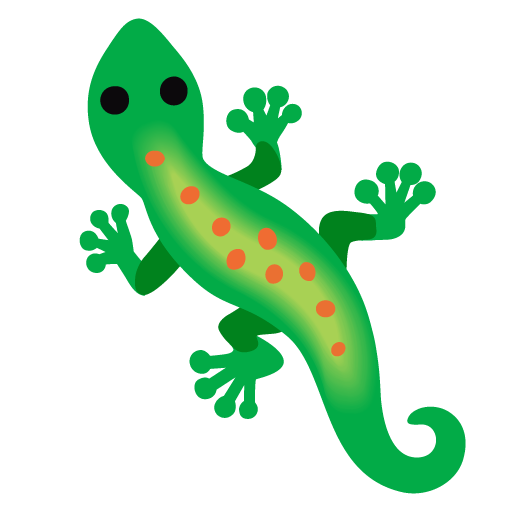
#> input picture phase3/npa/data/lizard_u1f98e.png, 512 x 512 px; its folder holds only this picture in this run
$ python test_agnostic.py
#> lines starting #> are read from the running program, lines starting #| are printed output that depends on the picture; after the words box and inside, x2 and y2 are one past the last pixel; in counts of white or black regions, pixels touching at a corner belong together
### phase3/npa/lab/agnostic.py
"""Task 2b (shape-agnostic healing): the shapes, the swarms sampled from them, and the score.

Nothing about a shape is stored in the weights. A swarm is sampled from a coloured mask: the particle POSITIONS
are the shape and the COLOUR channels (last three state channels, colour = s[-3:] + 0.5) hold its pattern.
The reference picture is the swarm at its start, rendered with target.splat, so any shape works.

Shape sources
    emoji        TRAIN_EMOJI (training) and HELDOUT_EMOJI (evaluation), loaded from lab/shapes.py's PNGs
    procedural   proc_shape(seed): 2-5 discs / ellipses / thick segments (branches), 0-3 holes, a smooth random colour
                 field with optional stripes. Training uses seeds >= 1000, the held-out suite uses seeds 0..19.

Every shape is a (128, 128) bool mask and a (128, 128, 3) float rgb picture covering [-1, 1]^2 (row 0 is y = +1).

Density normalisation. target.splat draws one blob per particle and, given `total`, rescales the picture as if the cloud
had that many points. For the lizard target total = 4096 points at one point per target pixel, so the density inside
the shape is about 1 (the IoU threshold 0.5 relies on this). Here total = mask area / PIXEL^2, the number of target-pixel
sized cells in the shape, so the density inside is about 1 for every shape whatever n is. (With total = n the density
would be about PIXEL^2 / spacing^2, around 0.2, and the IoU threshold would never fire.) `shape_total` computes it and
`score` takes it as an argument (default: the number of particles, which is the literal alternative).
"""

import sys
from collections import deque
from functools import lru_cache
from pathlib import Path

import jax
import jax.numpy as jnp
import numpy as np
from PIL import Image

HERE = Path(__file__).resolve().parent
sys.path.insert(0, str(HERE.parent))
sys.path.insert(0, str(HERE))
import npa  # noqa: E402
import shapes  # noqa: E402
import target as tgt  # noqa: E402

FRAME = 128
PIXEL = 2.0 / 124           # the lizard target's pixel: the same blob width for every shape
ZOOM = 0.8                  # the picture covers [-1/ZOOM, 1/ZOOM]^2 around the swarm's mean (about 29% of shapes reach past 1.0 from it);
                            # the blob width in world units is still PIXEL, only the picture is wider
GRID = 128                  # side of the picture the loss compares (training default; the evaluator may differ)
ALPHA_MIN = 0.4             # an emoji pixel counts as shape above this opacity
MARGIN = 0.92               # a procedural shape's longer side is scaled to span 2 * MARGIN of the frame
MIN_HALF_WIDTH = 0.05       # thinnest branch: half-width 0.05 = a thickness of 0.05 of the 2-wide frame

TRAIN_EMOJI = ("star", "bone", "fish", "cactus", "anchor", "wrench", "ring", "key")
HELDOUT_EMOJI = ("lizard", "butterfly", "octopus", "donut", "snowflake")
HELDOUT_PROC_SEEDS = tuple(range(20))
TRAIN_PROC_MIN_SEED = 1000

# genus of the held-out procedural seeds, as computed by genus(proc_shape(seed)[0]); test_agnostic.py checks the table
PROC_GENUS = {
    0: 0, 1: 3, 2: 1, 3: 1, 4: 0, 5: 0, 6: 2, 7: 0, 8: 2, 9: 0,
    10: 0, 11: 2, 12: 3, 13: 3, 14: 3, 15: 1, 16: 1, 17: 2, 18: 1, 19: 3,
}

_AX = -1.0 + (np.arange(FRAME) + 0.5) * 2.0 / FRAME
PX = np.broadcast_to(_AX[None, :], (FRAME, FRAME)).astype(np.float32)        # world x of every pixel centre
PY = np.broadcast_to(-_AX[:, None], (FRAME, FRAME)).astype(np.float32)       # world y (rows run downward)


# =============================================================================
# Topology
# =============================================================================
def _label(mask, eight):
    """Connected components of a bool image by flood fill. Returns (labels, count); background is 0."""
    h, w = mask.shape
    lab = np.zeros((h, w), np.int32)
    nbrs = [(-1, 0), (1, 0), (0, -1), (0, 1)] + ([(-1, -1), (-1, 1), (1, -1), (1, 1)] if eight else [])
    count = 0
    for r0, c0 in zip(*np.nonzero(mask)):
        if lab[r0, c0]:
            continue
        count += 1
        lab[r0, c0] = count
        queue = deque([(r0, c0)])
        while queue:
            r, c = queue.popleft()
            for dr, dc in nbrs:
                rr, cc = r + dr, c + dc
                if 0 <= rr < h and 0 <= cc < w and mask[rr, cc] and not lab[rr, cc]:
                    lab[rr, cc] = count
                    queue.append((rr, cc))
    return lab, count


def n_pieces(mask):
    """Number of connected pieces of the shape (8-connected)."""
    return _label(mask, True)[1]


# [4 lines left out: function genus, not called in this run]


# =============================================================================
# Emoji
# =============================================================================
def _inpaint(rgb, mask, iters=12):
    """Fill the colours outside the mask with the average of coloured neighbours, so bilinear lookups at the rim are clean."""
    rgb, known = rgb.copy(), mask.copy()
    for _ in range(iters):
        if known.all():
            break
        acc, cnt = np.zeros_like(rgb), np.zeros(mask.shape, np.float32)
        for dr in (-1, 0, 1):
            for dc in (-1, 0, 1):
                k = np.roll(known, (dr, dc), (0, 1))
                acc += np.roll(rgb * known[..., None], (dr, dc), (0, 1))
                cnt += k
        fill = ~known & (cnt > 0)
        rgb[fill] = acc[fill] / cnt[fill][:, None]
        known = known | fill
    return rgb


def _clean(mask, speck=6):
    """Drop tiny pieces and fill tiny holes left by anti-aliasing."""
    lab, k = _label(mask, True)
    for i in range(1, k + 1):
        if (lab == i).sum() < speck * 2:
            mask = mask & (lab != i)
    padded = np.pad(~mask, 1, constant_values=True)
    lab, k = _label(padded, False)
    for i in range(1, k + 1):
        comp = lab == i
        if comp.sum() < speck and not comp[0].any() and not comp[-1].any() and not comp[:, 0].any() and not comp[:, -1].any():
            padded = padded & ~comp
    return ~padded[1:-1, 1:-1]


@lru_cache(maxsize=None)
def _emoji(name):
    img = Image.open(shapes.path(name)).convert("RGBA")
    side = max(img.size)
    canvas = Image.new("RGBA", (side, side), (0, 0, 0, 0))
    canvas.paste(img, ((side - img.width) // 2, (side - img.height) // 2))
    arr = np.asarray(canvas.resize((FRAME, FRAME), Image.LANCZOS), dtype=np.float32) / 255.0
    mask = _clean(arr[..., 3] >= ALPHA_MIN)
    rgb = _inpaint(arr[..., :3], mask)
    mask.flags.writeable = rgb.flags.writeable = False
    return mask, rgb


def emoji_shape(name):
    """(mask (128, 128) bool, rgb (128, 128, 3) float) of an emoji from lab/shapes.py."""
    return _emoji(name)


# =============================================================================
# Procedural shapes
# =============================================================================
def _inside(parts, qx, qy):
    out = np.zeros(qx.shape, bool)
    for p in parts:
        if p[0] == "disc":
            _, cx, cy, r = p
            out |= (qx - cx) ** 2 + (qy - cy) ** 2 < r * r
        elif p[0] == "ell":
            _, cx, cy, a, b, th = p
            u = (qx - cx) * np.cos(th) + (qy - cy) * np.sin(th)
            v = -(qx - cx) * np.sin(th) + (qy - cy) * np.cos(th)
            out |= (u / a) ** 2 + (v / b) ** 2 < 1.0
        else:
            _, x0, y0, x1, y1, hw = p
            dx, dy = x1 - x0, y1 - y0
            t = np.clip(((qx - x0) * dx + (qy - y0) * dy) / (dx * dx + dy * dy), 0.0, 1.0)
            out |= (qx - (x0 + t * dx)) ** 2 + (qy - (y0 + t * dy)) ** 2 < hw * hw
    return out


def _random_part(rng, anchor):
    kind = rng.choice(["disc", "ell", "seg", "seg"])
    cx, cy = anchor
    if kind == "disc":
        return ("disc", cx, cy, rng.uniform(0.1, 0.4))
    if kind == "ell":
        a = rng.uniform(0.2, 0.55)
        return ("ell", cx, cy, a, rng.uniform(0.07, min(0.25, a)), rng.uniform(0, np.pi))
    ang, length = rng.uniform(0, 2 * np.pi), rng.uniform(0.3, 0.9)
    hw = MIN_HALF_WIDTH + 0.09 * rng.uniform() ** 2
    return ("seg", cx, cy, cx + length * np.cos(ang), cy + length * np.sin(ang), hw)


def _colour_field(rng, mask):
    """Smooth random colours: a few low-frequency sinusoids per channel, plus (usually) random stripes."""
    rgb = np.zeros((FRAME, FRAME, 3), np.float32)
    for c in range(3):
        field = 0.5 + rng.uniform(-0.12, 0.12)
        for _ in range(3):
            ang, freq = rng.uniform(0, 2 * np.pi), rng.uniform(1.0, 4.5)
            field = field + rng.uniform(0.08, 0.22) * np.sin(freq * (np.cos(ang) * PX + np.sin(ang) * PY) + rng.uniform(0, 2 * np.pi))
        rgb[..., c] = field
    if rng.random() < 0.7:
        ang, freq = rng.uniform(0, 2 * np.pi), rng.uniform(5.0, 14.0)
        stripes = np.tanh(3.0 * np.sin(freq * (np.cos(ang) * PX + np.sin(ang) * PY) + rng.uniform(0, 2 * np.pi)))
        rgb += stripes[..., None] * rng.uniform(-0.3, 0.3, 3).astype(np.float32)
    return np.clip(rgb, 0.03, 0.97).astype(np.float32)


@lru_cache(maxsize=4096)
def proc_shape(seed):
    """A random shape with branches, holes and thin parts. Returns (mask (128, 128) bool, rgb (128, 128, 3) float).

    Deterministic in `seed`. Connected by construction (each part is anchored inside the union so far); holes are
    discs cut out with a wall of at least 0.05 around them, so a hole never breaks the shape or merges with the outside.
    """
    rng = np.random.default_rng([int(seed), 20260101])
    parts = []
    for i in range(int(rng.integers(2, 6))):
        for _ in range(30):
            if parts:
                cur = _inside(parts, PX, PY)
                k = rng.integers(cur.sum())
                anchor = (float(PX[cur][k]), float(PY[cur][k]))
            else:
                anchor = tuple(rng.uniform(-0.3, 0.3, 2))
            part = _random_part(rng, anchor)
            one = _inside([part], PX, PY)
            if one.any() and np.abs(PX[one]).max() < 0.95 and np.abs(PY[one]).max() < 0.95:
                parts.append(part)
                break
    m1 = _inside(parts, PX, PY)
    xs, ys = PX[m1], PY[m1]
    w, h = xs.max() - xs.min() + 2 / FRAME, ys.max() - ys.min() + 2 / FRAME
    sc = float(np.clip(2 * MARGIN / max(w, h), 0.6, 1.8))
    cx, cy = (xs.max() + xs.min()) / 2, (ys.max() + ys.min()) / 2
    mask = _inside(parts, cx + PX / sc, cy + PY / sc)      # same parts, evaluated at the zoomed frame

    n_holes = int(rng.choice([0, 1, 2, 3], p=[0.25, 0.3, 0.25, 0.2]))
    for _ in range(n_holes):
        for attempt in range(60):
            k = rng.integers(mask.sum())
            hx, hy = float(PX[mask][k]), float(PY[mask][k])
            r = rng.uniform(0.07, 0.22) * (0.95 ** (attempt // 4))
            near = (PX - hx) ** 2 + (PY - hy) ** 2 < (r + 0.05) ** 2
            if mask[near].all() and near.sum() > 0:
                mask = mask & ~((PX - hx) ** 2 + (PY - hy) ** 2 < r * r)
                break
    rgb = _colour_field(rng, mask)
    mask.flags.writeable = rgb.flags.writeable = False
    return mask, rgb


# =============================================================================
# The suite
# =============================================================================
def get_shape(name):
    """'star' -> an emoji; 'proc:17' -> proc_shape(17). Returns (mask, rgb)."""
    return proc_shape(int(name[5:])) if name.startswith("proc:") else emoji_shape(name)
#> in _emoji, img is the input picture: PIL image 512x512 RGBA; mean R, G, B, A 10.2, 45, 18, 66.5
#> in _emoji, `canvas = Image.new("RGBA", (side, side), (0, 0, 0, 0))`: canvas: PIL image 512x512 RGBA; every value is 0
#> in _emoji, `arr = np.asarray(canvas.resize((FRAME, FRAME), Image.LANCZOS), dtype=n..`:
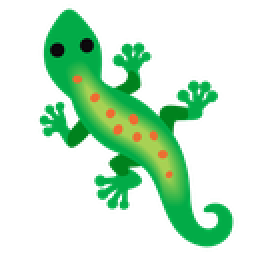
#> arr: shape (128, 128, 4) float32 (shown 2 times larger); mean R, G, B, A 0.0401, 0.217, 0.0848, 0.261; transparent parts drawn white
#> the loop in _label, `for r0, c0 in zip(*np.nonzero(mask)):` made 4334 passes
#> (r0, c0) on passes 2 to 4: (5, 33), (5, 34), (5, 35)
#> after the loop in _label, `for r0, c0 in zip(*np.nonzero(mask)):`:
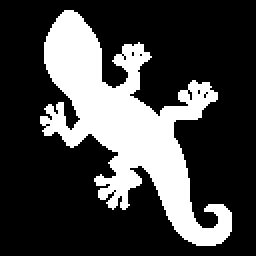
#> lab: shape (128, 128) int32 (shown 2 times larger); values 0 (black) and 1 (white), 26.5% white; 1 white region, box (x1, y1, x2, y2) and area: (20, 5, 116, 123) 4334
#> after the loop in _label, `for r0, c0 in zip(*np.nonzero(mask)):`: count = 1
#> in _clean, `padded = np.pad(~mask, 1, constant_values=True)`:
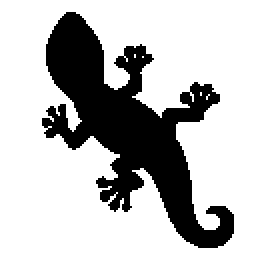
#> padded: shape (130, 130) bool (shown 2 times larger); 74.4% white; 1 black region, box (x1, y1, x2, y2) and area: (21, 6, 117, 124) 4334
#> call 2 of _label, with eight = False
#> the loop in _label (call 2), `for r0, c0 in zip(*np.nonzero(mask)):` made 12566 passes
#> count on pass 1: 1
#> after the loop in _label (call 2), `for r0, c0 in zip(*np.nonzero(mask)):`:
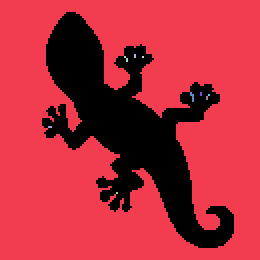
#> lab: shape (130, 130) int32 (shown 2 times larger); 12 distinct labels, from 0 to 11; one colour per label, 0 black
#> after the loop in _label (call 2), `for r0, c0 in zip(*np.nonzero(mask)):`: count = 11
#> after the loop in _clean, `for i in range(1, k + 1):`: padded: shape (130, 130) bool; 74.3% white; 1 black region, box (x1, y1, x2, y2) and area: (21, 6, 117, 124) 4348
#> in _clean, `return ~padded[1:-1, 1:-1]`: returned value: shape (128, 128) bool; 26.5% white; 1 white region, box (x1, y1, x2, y2) and area: (20, 5, 116, 123) 4348
#> after the loop in _inpaint, `for _ in range(iters):`:
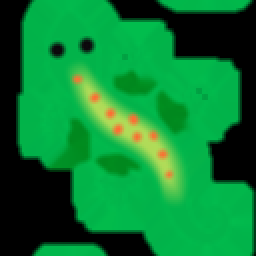
#> acc: shape (128, 128, 3) float32 (shown 2 times larger); mean of channels 0, 1, 2 0.384, 4.16, 1.68; drawn with min black and max white
#> after the loop in _inpaint, `for _ in range(iters):`:
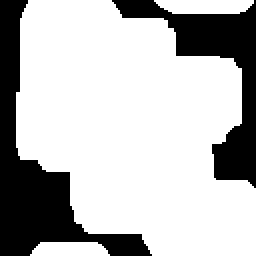
#> known: shape (128, 128) bool (shown 2 times larger); 72.7% white; 2 black regions, box (x1, y1, x2, y2) and area: (0, 0, 76, 128) 2578, (56, 0, 128, 94) 1892
#> after the loop in _inpaint, `for _ in range(iters):`:
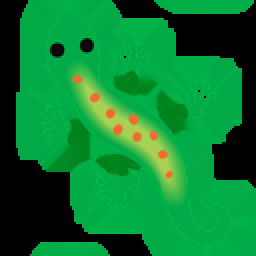
#> rgb: shape (128, 128, 3) float32 (shown 2 times larger); mean of channels 0, 1, 2 0.0428, 0.485, 0.196; drawn as R, G, B


# [10 lines left out: function heldout_suite, not called in this run]


# =============================================================================
# Swarms
# =============================================================================
def _rng(seed):
    return np.random.default_rng(np.asarray(seed).ravel().astype(np.uint32).tolist() if hasattr(seed, "shape") else int(seed))


# [85 lines left out: functions _lookup, _bilinear, _hex, _drop_closest, _add_best, sample_swarm, not called in this run]


def shape_total(mask):
    """The `total` for splat: the shape's area in target-pixel sized cells (see the module docstring)."""
    return float(mask.sum() * (2.0 / FRAME) ** 2 / PIXEL**2)


# [40 lines left out: functions train_batch, centre, render, score, not called in this run]

### phase3/npa/lab/shapes.py
"""The target shapes: Noto Emoji (Apache-2.0), chosen for their variety of topology.

    star, bone, fish, cactus   no holes (convex, dumbbell, thin fins, branches)
    snowflake, octopus         branching limbs
    butterfly, donut, ring,    one hole, from thick (donut) to thin (ring, key, anchor, wrench)
    key, anchor, wrench
    lizard                     the paper's target
"""

from pathlib import Path

DATA = Path(__file__).resolve().parent.parent / "data"
SHAPES = {"lizard": DATA / "lizard_u1f98e.png"}
for _p in sorted((DATA / "shapes").glob("*.png")):
    SHAPES[_p.stem] = _p

# the suite used for "does the conclusion hold on other shapes?"
SUITE = ("lizard", "star", "bone", "butterfly", "donut", "key", "snowflake", "octopus")


def path(name):
    if name not in SHAPES:
        raise ValueError(f"unknown shape {name!r}; choose from {sorted(SHAPES)}")
    return SHAPES[name]

### phase3/npa/lab/test_agnostic.py
"""Checks for the shape-agnostic task (agnostic.py, evaluate_agnostic.py, trainer_agnostic.py). CPU only, a few minutes.

    python lab/test_agnostic.py
"""

import sys
import time
from pathlib import Path

import jax
import jax.numpy as jnp
import numpy as np

HERE = Path(__file__).resolve().parent
sys.path.insert(0, str(HERE.parent))
sys.path.insert(0, str(HERE))
import agnostic as ag  # noqa: E402
import cells  # noqa: E402
import damage  # noqa: E402
import evaluate  # noqa: E402
import evaluate_agnostic as ea  # noqa: E402
import run  # noqa: E402

results = []


def check(name, ok, detail=""):
    results.append(bool(ok))
    print(f"[{'PASS' if ok else 'FAIL'}] {name}" + (f"  ({detail})" if detail else ""))


# 1. shape generators: deterministic, in frame, connected, coloured
seeds = list(ag.HELDOUT_PROC_SEEDS) + [1000, 1001, 1002, 54321]
same = all(np.array_equal(ag.proc_shape(sd)[0], ag.proc_shape.__wrapped__(sd)[0])
           and np.array_equal(ag.proc_shape(sd)[1], ag.proc_shape.__wrapped__(sd)[1]) for sd in seeds)
check("procedural shapes are deterministic in the seed", same)
check("different seeds give different shapes", not np.array_equal(ag.proc_shape(0)[0], ag.proc_shape(1)[0]))
frame_ok = True
for name in list(ag.HELDOUT_EMOJI + ag.TRAIN_EMOJI) + [f"proc:{sd}" for sd in seeds]:
    m, r = ag.get_shape(name)
    border = np.zeros_like(m)
    border[:2], border[-2:], border[:, :2], border[:, -2:] = True, True, True, True
    frame_ok &= bool(m.shape == (128, 128) and r.shape == (128, 128, 3) and 1500 < m.sum() < 12000 and not (m & border).any()
                     and np.isfinite(r).all() and r.min() >= 0 and r.max() <= 1)
#> frame_ok = True
#> (the run stopped early here; a loop or call above may not have finished)
